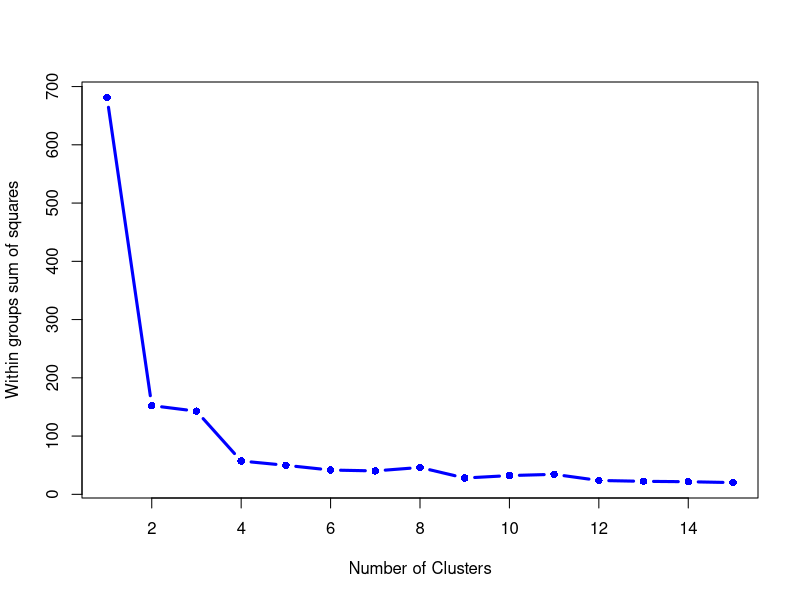
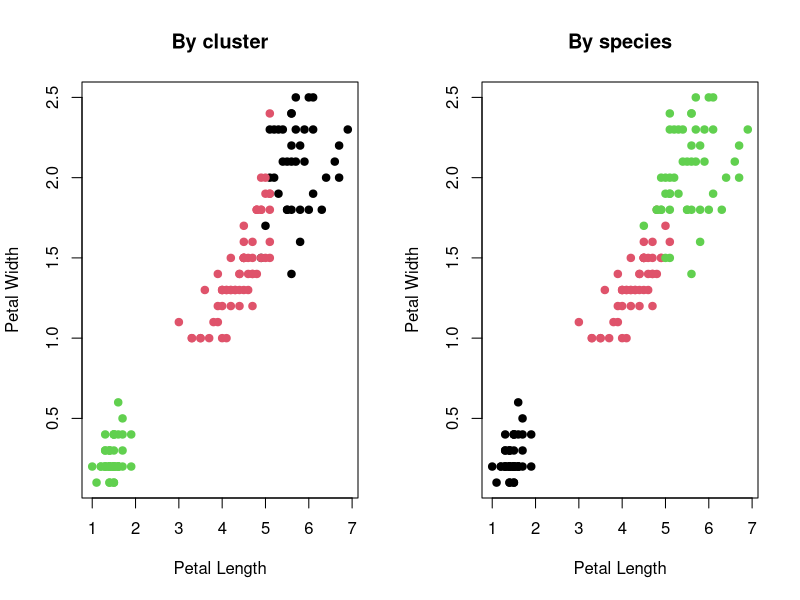
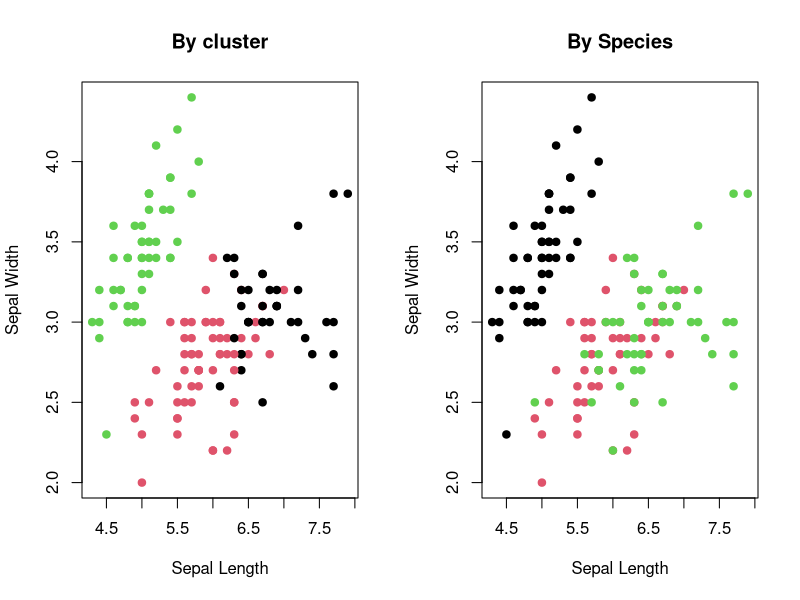
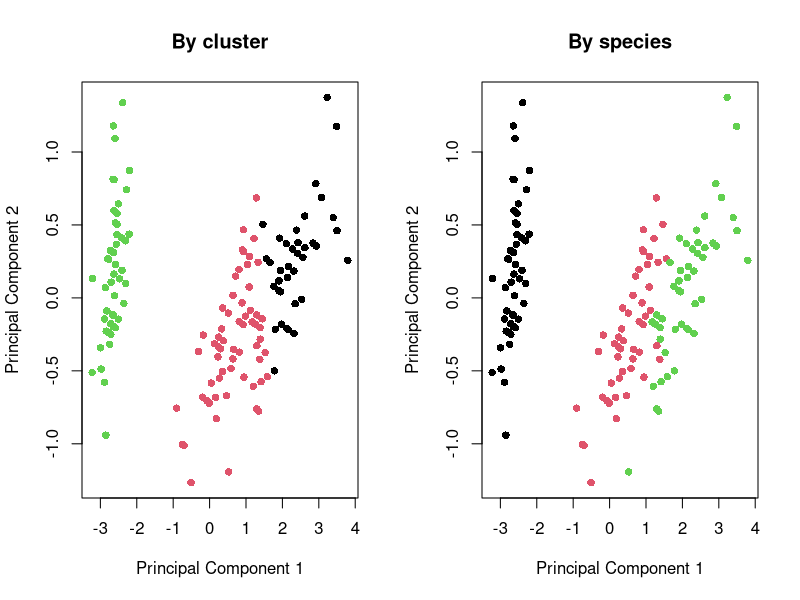

These figures' R source, in order:
## ---- chunk 1
library(gmodels)
library(cluster)
library(psych)
## ---- chunk 2
head(iris)
dim(iris)
str(iris)
summary(iris)
describe(iris)
## ---- chunk 3
colSums(is.na(iris))
## ---- chunk 4
data <- iris[,-5]
class <- iris[,5]
## ---- chunk 5
wss <- 0
for (i in 1:15) wss[i] <- kmeans(data,centers=i)$tot.withinss
plot(1:15, wss, type="b",
     xlab="Number of Clusters",
     ylab="Within groups sum of squares",col="blue",pch=16,lwd=3)
## ---- chunk 6
results <- kmeans(data,centers=3)
class(results)
## ---- chunk 7
table(class)
results$size
results$cluster
table(class,results$cluster)
## ---- chunk 8
CrossTable(class,results$cluster)
## ---- chunk 9
par(mfrow=c(1,2))
plot(data$Petal.Length,data$Petal.Width,col=results$cluster,pch=19,
     xlab="Petal Length",ylab="Petal Width",main="By cluster")
plot(data$Petal.Length,data$Petal.Width,col=class,pch=19,
     xlab="Petal Length",ylab="Petal Width",main="By species")
## ---- chunk 10
par(mfrow=c(1,2))
plot(data$Sepal.Length, data$Sepal.Width,col=results$cluster,pch=19,
     xlab="Sepal Length",ylab="Sepal Width",main="By cluster")
plot(data$Sepal.Length, data$Sepal.Width,col=class,pch=19,
     xlab="Sepal Length",ylab="Sepal Width",main="By Species")
## ---- chunk 11
p <- princomp(data)
par(mfrow=c(1,2))
plot(p$scores[,1],p$scores[,2],col=results$cluster,
     pch=16,
     xlab="Principal Component 1",
     ylab="Principal Component 2",
     main="By cluster")
plot(p$scores[,1],p$scores[,2],col=class,
     pch=16,
     xlab="Principal Component 1",
     ylab="Principal Component 2",
     main="By species")
